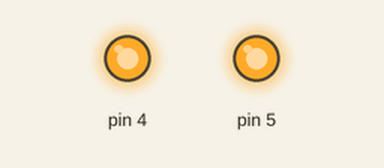
Bench run of a sketch on a simulated Arduino Uno, built with avr-gcc and run on an emulated ATmega328P. Parts: output pins drawn as LEDs (lit = HIGH).

Above: at 0.1 s.
Timing chart, 0 to 1.6 s (numbered marks = the images above):
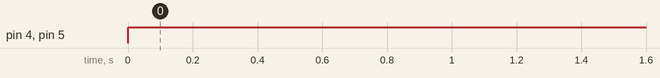

The sketch:

test.ino
```cpp
void setup(){
  pinMode(4, OUTPUT);
  pinMode(5, OUTPUT);
}

void loop(){
  digitalWrite(4, HIGH);
  digitalWrite(5, HIGH);
}
```

Measured:
- by itself, pin 4, pin 5: LOW → HIGH at 0.00 s
